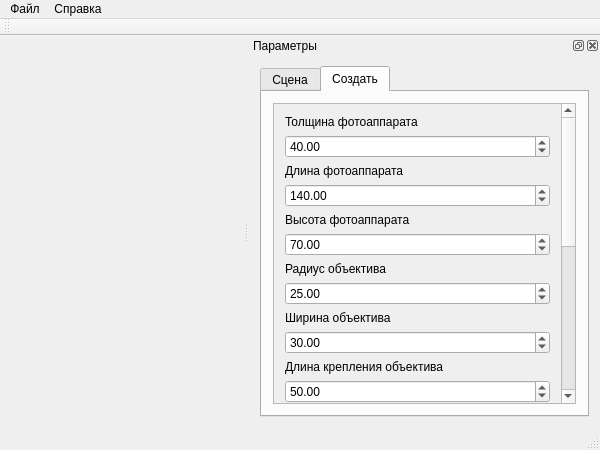
<?xml version="1.0" encoding="UTF-8"?>
<ui version="4.0">
 <class>MainWindow</class>
 <widget class="QMainWindow" name="MainWindow">
  <property name="geometry">
   <rect>
    <x>0</x>
    <y>0</y>
    <width>600</width>
    <height>450</height>
   </rect>
  </property>
  <property name="maximumSize">
   <size>
    <width>16777215</width>
    <height>16777215</height>
   </size>
  </property>
  <property name="focusPolicy">
   <enum>Qt::StrongFocus</enum>
  </property>
  <property name="windowTitle">
   <string>MainWindow</string>
  </property>
  <widget class="QWidget" name="centralWidget">
   <property name="sizePolicy">
    <sizepolicy hsizetype="MinimumExpanding" vsizetype="MinimumExpanding">
     <horstretch>0</horstretch>
     <verstretch>0</verstretch>
    </sizepolicy>
   </property>
   <layout class="QVBoxLayout" name="verticalLayout">
    <item>
     <widget class="Viewport" name="viewport" native="true">
      <property name="sizePolicy">
       <sizepolicy hsizetype="MinimumExpanding" vsizetype="MinimumExpanding">
        <horstretch>0</horstretch>
        <verstretch>0</verstretch>
       </sizepolicy>
      </property>
      <property name="maximumSize">
       <size>
        <width>16777215</width>
        <height>16777215</height>
       </size>
      </property>
     </widget>
    </item>
   </layout>
  </widget>
  <widget class="QMenuBar" name="menuBar">
   <property name="geometry">
    <rect>
     <x>0</x>
     <y>0</y>
     <width>600</width>
     <height>21</height>
    </rect>
   </property>
   <widget class="QMenu" name="fileMenu">
    <property name="title">
     <string>Файл</string>
    </property>
   </widget>
   <widget class="QMenu" name="helpMenu">
    <property name="title">
     <string>Справка</string>
    </property>
    <addaction name="aboutAction"/>
    <addaction name="aboutQt"/>
   </widget>
   <addaction name="fileMenu"/>
   <addaction name="helpMenu"/>
  </widget>
  <widget class="QToolBar" name="mainToolBar">
   <attribute name="toolBarArea">
    <enum>TopToolBarArea</enum>
   </attribute>
   <attribute name="toolBarBreak">
    <bool>false</bool>
   </attribute>
  </widget>
  <widget class="QStatusBar" name="statusBar"/>
  <widget class="QDockWidget" name="parametersDockWidget">
   <property name="windowTitle">
    <string>Параметры</string>
   </property>
   <attribute name="dockWidgetArea">
    <number>2</number>
   </attribute>
   <widget class="QWidget" name="parametersDockWidgetContents">
    <layout class="QVBoxLayout" name="verticalLayout_2">
     <item>
      <widget class="QTabWidget" name="tabWidget">
       <property name="focusPolicy">
        <enum>Qt::NoFocus</enum>
       </property>
       <property name="tabShape">
        <enum>QTabWidget::Rounded</enum>
       </property>
       <property name="currentIndex">
        <number>1</number>
       </property>
       <widget class="QWidget" name="objectsListTab">
        <attribute name="title">
         <string>Сцена</string>
        </attribute>
        <layout class="QVBoxLayout" name="verticalLayout_3">
         <item>
          <widget class="QScrollArea" name="objectsListTabScrollArea">
           <property name="horizontalScrollBarPolicy">
            <enum>Qt::ScrollBarAlwaysOff</enum>
           </property>
           <property name="widgetResizable">
            <bool>true</bool>
           </property>
           <widget class="QWidget" name="objectsListTabScrollAreaWidgetContents">
            <property name="geometry">
             <rect>
              <x>0</x>
              <y>0</y>
              <width>278</width>
              <height>383</height>
             </rect>
            </property>
            <layout class="QVBoxLayout" name="verticalLayout_5">
             <item>
              <widget class="QLabel" name="cameraLabel">
               <property name="text">
                <string>Камера</string>
               </property>
              </widget>
             </item>
             <item>
              <widget class="QLabel" name="cameraPositionLabel">
               <property name="text">
                <string>Положение:</string>
               </property>
              </widget>
             </item>
             <item>
              <layout class="QHBoxLayout" name="cameraPositionLayout">
               <item>
                <widget class="QDoubleSpinBox" name="cameraPositionX">
                 <property name="buttonSymbols">
                  <enum>QAbstractSpinBox::UpDownArrows</enum>
                 </property>
                 <property name="showGroupSeparator" stdset="0">
                  <bool>false</bool>
                 </property>
                 <property name="prefix">
                  <string>X: </string>
                 </property>
                 <property name="minimum">
                  <double>-1000.000000000000000</double>
                 </property>
                 <property name="maximum">
                  <double>1000.000000000000000</double>
                 </property>
                </widget>
               </item>
               <item>
                <widget class="QDoubleSpinBox" name="cameraPositionY">
                 <property name="prefix">
                  <string>Y: </string>
                 </property>
                 <property name="minimum">
                  <double>-1000.000000000000000</double>
                 </property>
                 <property name="maximum">
                  <double>1000.000000000000000</double>
                 </property>
                </widget>
               </item>
               <item>
                <widget class="QDoubleSpinBox" name="cameraPositionZ">
                 <property name="prefix">
                  <string>Z: </string>
                 </property>
                 <property name="minimum">
                  <double>-1000.000000000000000</double>
                 </property>
                 <property name="maximum">
                  <double>1000.000000000000000</double>
                 </property>
                </widget>
               </item>
              </layout>
             </item>
             <item>
              <widget class="QLabel" name="cameraLookAtLabel">
               <property name="text">
                <string>Точка взгляда:</string>
               </property>
              </widget>
             </item>
             <item>
              <layout class="QHBoxLayout" name="cameraLookAtLayout">
               <item>
                <widget class="QDoubleSpinBox" name="cameraLookAtX">
                 <property name="buttonSymbols">
                  <enum>QAbstractSpinBox::UpDownArrows</enum>
                 </property>
                 <property name="showGroupSeparator" stdset="0">
                  <bool>false</bool>
                 </property>
                 <property name="prefix">
                  <string>X: </string>
                 </property>
                 <property name="minimum">
                  <double>-1000.000000000000000</double>
                 </property>
                 <property name="maximum">
                  <double>1000.000000000000000</double>
                 </property>
                </widget>
               </item>
               <item>
                <widget class="QDoubleSpinBox" name="cameraLookAtY">
                 <property name="prefix">
                  <string>Y: </string>
                 </property>
                 <property name="minimum">
                  <double>-1000.000000000000000</double>
                 </property>
                 <property name="maximum">
                  <double>1000.000000000000000</double>
                 </property>
                </widget>
               </item>
               <item>
                <widget class="QDoubleSpinBox" name="cameraLookAtZ">
                 <property name="prefix">
                  <string>Z: </string>
                 </property>
                 <property name="minimum">
                  <double>-1000.000000000000000</double>
                 </property>
                 <property name="maximum">
                  <double>1000.000000000000000</double>
                 </property>
                </widget>
               </item>
              </layout>
             </item>
             <item>
              <widget class="QLabel" name="objectsLabel">
               <property name="text">
                <string>Список объектов:</string>
               </property>
              </widget>
             </item>
             <item>
              <widget class="QListWidget" name="objectsListWidget">
               <property name="focusPolicy">
                <enum>Qt::NoFocus</enum>
               </property>
               <property name="selectionBehavior">
                <enum>QAbstractItemView::SelectRows</enum>
               </property>
               <property name="selectionRectVisible">
                <bool>true</bool>
               </property>
               <property name="currentRow">
                <number>-1</number>
               </property>
              </widget>
             </item>
             <item>
              <widget class="QLabel" name="objectLabel">
               <property name="text">
                <string>Выбранный объект:</string>
               </property>
              </widget>
             </item>
             <item>
              <widget class="QLabel" name="objectPositionLabel">
               <property name="text">
                <string>Положение:</string>
               </property>
              </widget>
             </item>
             <item>
              <layout class="QHBoxLayout" name="objectPositionLayout">
               <item>
                <widget class="QDoubleSpinBox" name="objectPositionX">
                 <property name="buttonSymbols">
                  <enum>QAbstractSpinBox::UpDownArrows</enum>
                 </property>
                 <property name="showGroupSeparator" stdset="0">
                  <bool>false</bool>
                 </property>
                 <property name="prefix">
                  <string>X: </string>
                 </property>
                 <property name="minimum">
                  <double>-1000.000000000000000</double>
                 </property>
                 <property name="maximum">
                  <double>1000.000000000000000</double>
                 </property>
                </widget>
               </item>
               <item>
                <widget class="QDoubleSpinBox" name="objectPositionY">
                 <property name="prefix">
                  <string>Y: </string>
                 </property>
                 <property name="minimum">
                  <double>-1000.000000000000000</double>
                 </property>
                 <property name="maximum">
                  <double>1000.000000000000000</double>
                 </property>
                </widget>
               </item>
               <item>
                <widget class="QDoubleSpinBox" name="objectPositionZ">
                 <property name="prefix">
                  <string>Z: </string>
                 </property>
                 <property name="minimum">
                  <double>-1000.000000000000000</double>
                 </property>
                 <property name="maximum">
                  <double>1000.000000000000000</double>
                 </property>
                </widget>
               </item>
              </layout>
             </item>
             <item>
              <widget class="QLabel" name="objectRotationLabel">
               <property name="text">
                <string>Поворот:</string>
               </property>
              </widget>
             </item>
             <item>
              <layout class="QHBoxLayout" name="objectRotationLayout">
               <item>
                <widget class="QDoubleSpinBox" name="objectRotationX">
                 <property name="buttonSymbols">
                  <enum>QAbstractSpinBox::UpDownArrows</enum>
                 </property>
                 <property name="showGroupSeparator" stdset="0">
                  <bool>false</bool>
                 </property>
                 <property name="prefix">
                  <string>X: </string>
                 </property>
                 <property name="minimum">
                  <double>0.000000000000000</double>
                 </property>
                 <property name="maximum">
                  <double>360.000000000000000</double>
                 </property>
                </widget>
               </item>
               <item>
                <widget class="QDoubleSpinBox" name="objectRotationY">
                 <property name="prefix">
                  <string>Y: </string>
                 </property>
                 <property name="minimum">
                  <double>0.000000000000000</double>
                 </property>
                 <property name="maximum">
                  <double>360.000000000000000</double>
                 </property>
                </widget>
               </item>
               <item>
                <widget class="QDoubleSpinBox" name="objectRotationZ">
                 <property name="prefix">
                  <string>Z: </string>
                 </property>
                 <property name="minimum">
                  <double>0.000000000000000</double>
                 </property>
                 <property name="maximum">
                  <double>360.000000000000000</double>
                 </property>
                </widget>
               </item>
              </layout>
             </item>
             <item>
              <widget class="QLabel" name="objectScaleLabel">
               <property name="text">
                <string>Масштаб:</string>
               </property>
              </widget>
             </item>
             <item>
              <layout class="QHBoxLayout" name="objectScaleLayout">
               <item>
                <widget class="QDoubleSpinBox" name="objectScaleX">
                 <property name="buttonSymbols">
                  <enum>QAbstractSpinBox::UpDownArrows</enum>
                 </property>
                 <property name="showGroupSeparator" stdset="0">
                  <bool>false</bool>
                 </property>
                 <property name="prefix">
                  <string>X: </string>
                 </property>
                 <property name="minimum">
                  <double>0.000000000000000</double>
                 </property>
                 <property name="maximum">
                  <double>1000.000000000000000</double>
                 </property>
                </widget>
               </item>
               <item>
                <widget class="QDoubleSpinBox" name="objectScaleY">
                 <property name="prefix">
                  <string>Y: </string>
                 </property>
                 <property name="minimum">
                  <double>0.000000000000000</double>
                 </property>
                 <property name="maximum">
                  <double>1000.000000000000000</double>
                 </property>
                </widget>
               </item>
               <item>
                <widget class="QDoubleSpinBox" name="objectScaleZ">
                 <property name="prefix">
                  <string>Z: </string>
                 </property>
                 <property name="minimum">
                  <double>0.000000000000000</double>
                 </property>
                 <property name="maximum">
                  <double>1000.000000000000000</double>
                 </property>
                </widget>
               </item>
              </layout>
             </item>
            </layout>
           </widget>
          </widget>
         </item>
        </layout>
       </widget>
       <widget class="QWidget" name="createObjectsTab">
        <attribute name="title">
         <string>Создать</string>
        </attribute>
        <layout class="QVBoxLayout" name="verticalLayout_6">
         <item>
          <widget class="QScrollArea" name="createTabScrollArea">
           <property name="widgetResizable">
            <bool>true</bool>
           </property>
           <widget class="QWidget" name="createTabScrollAreaWidgetContents">
            <property name="geometry">
             <rect>
              <x>0</x>
              <y>-272</y>
              <width>261</width>
              <height>583</height>
             </rect>
            </property>
            <layout class="QVBoxLayout" name="verticalLayout_4">
             <item>
              <widget class="QLabel" name="widthLabel">
               <property name="text">
                <string>Толщина фотоаппарата</string>
               </property>
              </widget>
             </item>
             <item>
              <widget class="QDoubleSpinBox" name="width">
               <property name="value">
                <double>40.000000000000000</double>
               </property>
              </widget>
             </item>
             <item>
              <widget class="QLabel" name="lengthLabel">
               <property name="text">
                <string>Длина фотоаппарата</string>
               </property>
              </widget>
             </item>
             <item>
              <widget class="QDoubleSpinBox" name="length">
               <property name="maximum">
                <double>200.000000000000000</double>
               </property>
               <property name="value">
                <double>140.000000000000000</double>
               </property>
              </widget>
             </item>
             <item>
              <widget class="QLabel" name="heightLabel">
               <property name="text">
                <string>Высота фотоаппарата</string>
               </property>
              </widget>
             </item>
             <item>
              <widget class="QDoubleSpinBox" name="height">
               <property name="value">
                <double>70.000000000000000</double>
               </property>
              </widget>
             </item>
             <item>
              <widget class="QLabel" name="radiusLabel">
               <property name="text">
                <string>Радиус объектива</string>
               </property>
              </widget>
             </item>
             <item>
              <widget class="QDoubleSpinBox" name="radius">
               <property name="value">
                <double>25.000000000000000</double>
               </property>
              </widget>
             </item>
             <item>
              <widget class="QLabel" name="lensWidthLabel">
               <property name="text">
                <string>Ширина объектива</string>
               </property>
              </widget>
             </item>
             <item>
              <widget class="QDoubleSpinBox" name="lensWidth">
               <property name="value">
                <double>30.000000000000000</double>
               </property>
              </widget>
             </item>
             <item>
              <widget class="QLabel" name="lensMountLengthLabel">
               <property name="text">
                <string>Длина крепления объектива</string>
               </property>
              </widget>
             </item>
             <item>
              <widget class="QDoubleSpinBox" name="lensMountLength">
               <property name="value">
                <double>50.000000000000000</double>
               </property>
              </widget>
             </item>
             <item>
              <widget class="QLabel" name="lensMountWidthLabel">
               <property name="text">
                <string>Ширина крепления объектива</string>
               </property>
              </widget>
             </item>
             <item>
              <widget class="QDoubleSpinBox" name="lensMountWidth">
               <property name="value">
                <double>10.000000000000000</double>
               </property>
              </widget>
             </item>
             <item>
              <widget class="QLabel" name="marginWidthLabel">
               <property name="text">
                <string>Ширина свободной части</string>
               </property>
              </widget>
             </item>
             <item>
              <widget class="QDoubleSpinBox" name="marginWidth">
               <property name="value">
                <double>40.000000000000000</double>
               </property>
              </widget>
             </item>
             <item>
              <widget class="QLabel" name="sideButtonsHeightLabel">
               <property name="text">
                <string>Высота боковых кнопок</string>
               </property>
              </widget>
             </item>
             <item>
              <widget class="QDoubleSpinBox" name="sideButtonsHeight">
               <property name="value">
                <double>10.000000000000000</double>
               </property>
              </widget>
             </item>
             <item>
              <widget class="QLabel" name="shutterButtonHeightLabel">
               <property name="text">
                <string>Высота кнопки спуска затвора</string>
               </property>
              </widget>
             </item>
             <item>
              <widget class="QDoubleSpinBox" name="shutterButtonHeight">
               <property name="value">
                <double>15.000000000000000</double>
               </property>
              </widget>
             </item>
             <item>
              <widget class="QLabel" name="sideButtonsRadiusLabel">
               <property name="text">
                <string>Радиус боковых кнопок</string>
               </property>
              </widget>
             </item>
             <item>
              <widget class="QDoubleSpinBox" name="sideButtonsRadius">
               <property name="value">
                <double>15.000000000000000</double>
               </property>
              </widget>
             </item>
             <item>
              <widget class="QLabel" name="shutterButtonRadiusLabel">
               <property name="text">
                <string>Радиус кнопки спуска затвора</string>
               </property>
              </widget>
             </item>
             <item>
              <widget class="QDoubleSpinBox" name="shutterButtonRadius">
               <property name="value">
                <double>5.000000000000000</double>
               </property>
              </widget>
             </item>
             <item>
              <layout class="QHBoxLayout" name="createChangeButtonsLayout">
               <item>
                <widget class="QPushButton" name="createModelButton">
                 <property name="text">
                  <string>Создать</string>
                 </property>
                </widget>
               </item>
               <item>
                <widget class="QPushButton" name="editModelButton">
                 <property name="text">
                  <string>Изменить</string>
                 </property>
                </widget>
               </item>
              </layout>
             </item>
            </layout>
           </widget>
          </widget>
         </item>
        </layout>
       </widget>
      </widget>
     </item>
    </layout>
   </widget>
  </widget>
  <action name="aboutAction">
   <property name="text">
    <string>О программе...</string>
   </property>
  </action>
  <action name="aboutQt">
   <property name="text">
    <string>О Qt...</string>
   </property>
  </action>
 </widget>
 <layoutdefault spacing="6" margin="11"/>
 <customwidgets>
  <customwidget>
   <class>Viewport</class>
   <extends>QWidget</extends>
   <header>Widgets/Viewport.h</header>
   <container>1</container>
  </customwidget>
 </customwidgets>
 <tabstops>
  <tabstop>tabWidget</tabstop>
 </tabstops>
 <resources/>
 <connections/>
</ui>
